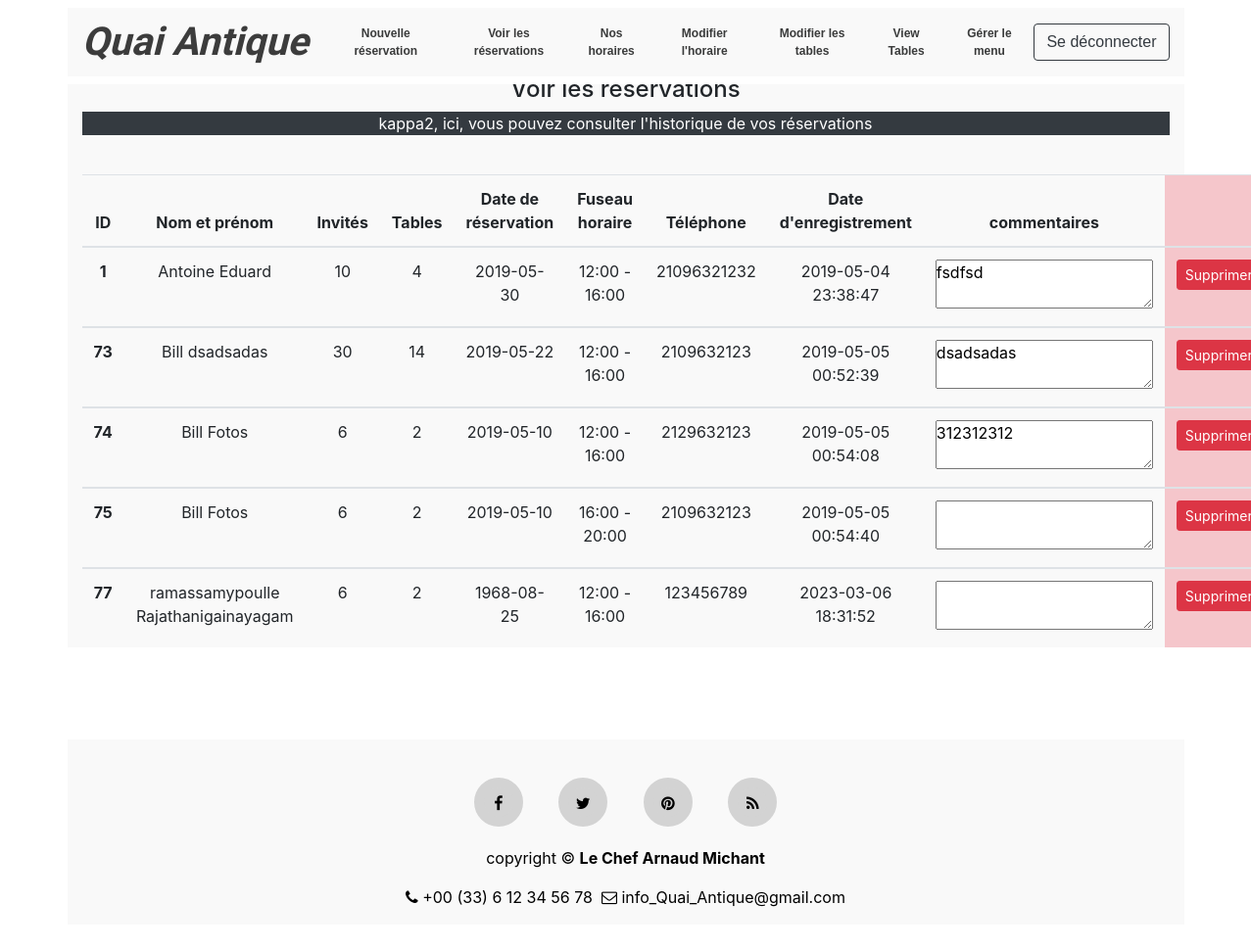
The page /view_reservations.php (signed in) on the database as committed earlier.
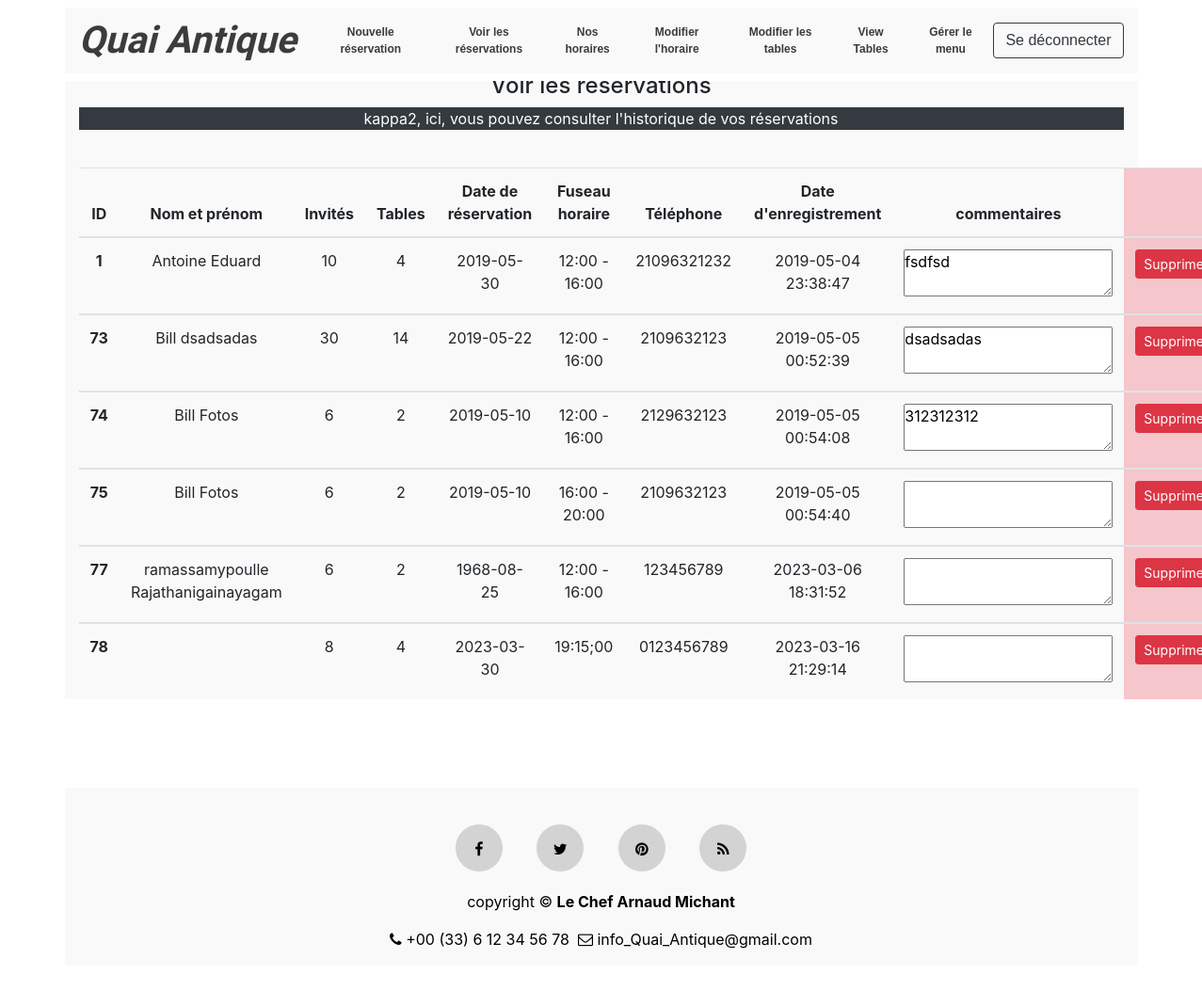
The same page on the database as committed later.
### tables this page shows
CREATE TABLE `reservation` (
  `reserv_id` int(11) NOT NULL,
  `f_name` text NOT NULL,
  `l_name` text NOT NULL,
  `num_guests` int(11) NOT NULL,
  `num_tables` int(11) NOT NULL,
  `rdate` date NOT NULL,
  `time_zone` text NOT NULL,
  `telephone` text NOT NULL,
  `comment` mediumtext NOT NULL,
  `reg_date` timestamp NOT NULL DEFAULT current_timestamp(),
  `user_fk` int(11) NOT NULL,
  `res_time_slot_id` int(11) NOT NULL
);

### includes/view.reservation.inc.php (the view, shortened to what this page needs)
<?php
if(isset($_SESSION['user_id'])){
    require 'includes/dbh.inc.php';
    $user = $_SESSION['user_id'];
    $role = $_SESSION['role'];
    if($role==1){
    $sql = "SELECT * FROM reservation WHERE user_fk = $user";
    $result = $conn->query($sql);
    if ($result->num_rows > 0) {
        echo
        '<table class="table table-hover table-responsive-sm text-center">
                <thead>
                    <tr>
                        <th scope="col">Nom et prénom</th>
                        <th scope="col">Invités</th>
                        <th scope="col">Date de réservation</th>
                        <th scope="col">Fuseau horaire</th>
                        <th scope="col">Téléphone</th>
                        <th scope="col">Date d\'enregistrement</th>
                        <th scope="col">commentaires</th>
                        <th class="table-danger" scope="col"></th>
                    </tr>
                </thead>';
            while($row = $result->fetch_assoc()) {
                echo
                "<tbody>
                    <tr>
                        <form action='includes/delete.php' method='POST'>
                            <input name='reserv_id' type='hidden' value=".$row["reserv_id"].">
                            <th scope='row'>".$row["f_name"]." ".$row["l_name"]."</th>
                            <td>".$row["num_guests"]."</td>
                            <td>".$row["rdate"]."</td>
                            <td>".$row["time_zone"]."</td>
                            <td>".$row["telephone"]."</td>
                            <td>".$row["reg_date"]."</td>
                            <td><textarea readonly>".$row["comment"]."</textarea></td>
                            <td class='table-danger'><button type='submit' name='delete-submit' class='btn btn-danger btn-sm'>Annuler</button></td>
                        </form>
                    </tr>
                </tbody>";
            }
        echo "</table>";
    }
    else {    echo "<p class='text-white text-center bg-danger'>Your reservation list is empty!<p>"; }
    }
    else if($role==2){
    $sql = "SELECT * FROM reservation";
    $result = $conn->query($sql);
    if ($result->num_rows > 0) {
        echo'
            <table class="table table-hover table-responsive-sm text-center">
                <thead>
                    <tr>
                        <th scope="col">ID</th>
                        <th scope="col">Nom et prénom</th>
                        <th scope="col">Invités</th>
                        <th scope="col">Tables</th>
                        <th scope="col">Date de réservation</th>
                        <th scope="col">Fuseau horaire</th>
                        <th scope="col">Téléphone</th>
                        <th scope="col">Date d\'enregistrement</th>
                        <th scope="col">commentaires</th>
                        <th class="table-danger" scope="col"></th>
                    </tr>
                </thead> ';
        while($row = $result->fetch_assoc()) {
        echo"
        <tbody>
            <tr>
                <form action='includes/delete.php' method='POST'>
                    <input name='reserv_id' type='hidden' value=".$row["reserv_id"].">
                    <th scope='row'>".$row["reserv_id"]."</th>
                    <td>".$row["f_name"]." ".$row["l_name"]."</td>
                    <td>".$row["num_guests"]."</td>
                    <td>".$row["num_tables"]."</td>
                    <td>".$row["rdate"]."</td>
                    <td>".$row["time_zone"]."</td>
                    <td>".$row["telephone"]."</td>
                    <td>".$row["reg_date"]."</td>
                    <td><textarea readonly>".$row["comment"]."</textarea></td>
                    <td class='table-danger'><button type='submit' name='delete-submit' class='btn btn-danger btn-sm'>Supprimer</button></td>
                </form>
            </tr>
        </tbody>";
        }
        echo "</table>";
    }
    else {
        echo "<p class='text-white text-center bg-danger'>Votre liste de réservation est vide !<p>"; }
    }
}

### header.php (shortened to what this page needs)
<!DOCTYPE html>
<html lang="en">
    <head>
        <link href="css/style.css" rel="stylesheet" type="text/css">
        <link href="css/font-awesome.css" rel="stylesheet">
        <link href="css/style.css" rel="stylesheet" type="text/css">
        <link rel="stylesheet" href="https://stackpath.bootstrapcdn.com/bootstrap/4.1.0/css/bootstrap.min.css">
        <link rel="stylesheet" href="https://cdnjs.cloudflare.com/ajax/libs/font-awesome/4.7.0/css/font-awesome.min.css">
	</head>
    <body>
        <nav class="navbar navbar-expand-md navbar-light fixed-top">
            <div class="container">
                <a class="navbar-brand" href="index.php">
                    <strong><em>Quai Antique</em></strong>
                </a>
                <div class="collapse navbar-collapse" id="navi">
                    <ul class="navbar-nav mr-auto">
                        <?php
                        if(isset($_SESSION['user_id'])) {
                            echo'
                            <li class="nav-item">
                                <a class="nav-link" href="reservation.php" >Nouvelle réservation</a>
                            </li>
                            <li class="nav-item">
                                <a class="nav-link" href="view_reservations.php" >Voir les réservations</a>
                            </li>
                            <li class="nav-item">
                                <a class="nav-link" href="index.php#footer">Nos horaires</a>
                            </li>'  ;
                            if($_SESSION['role']==2) {
                                echo'
                                <li class="nav-item">
                                    <a class="nav-link" href="schedule.php" >Modifier l\'horaire</a>
                                </li>
                                <li class="nav-item">
                                    <a class="nav-link" href="tables.php" >Modifier les tables</a>
                                </li>
                                <li class="nav-item">
                                    <a class="nav-link" href="view_tables.php" >View Tables</a>
                                </li>
                                <li class="nav-item">
                                    <a class="nav-link" href="view_menu.php" >Gérer le menu</a>
                                </li>' ;
                            }
                        }    ?>
                    </ul>
                    <?php
                    if(isset($_SESSION['user_id'])){
                        echo '
                        <form class="navbar-form navbar-right" action="includes/logout.inc.php" method="post">
                            <button type="submit" name="logout-submit" class="btn btn-outline-dark">Se déconnecter</button>
                        </form>' ;
                    }  ?>
                </div>
            </div>
        </nav>

### view_reservations.php (shortened to what this page needs)
<?php
require "header.php";
?>
<br><br>
<div class="container">
    <h4 class="text-center"><br>Voir les réservations<br></h4>
    <?php
    if(isset($_SESSION['user_id'])){
        echo '<p class="text-white bg-dark text-center">'. $_SESSION['username'] .', ici, vous pouvez consulter l\'historique de vos réservations</p><br>';
        require 'includes/view.reservation.inc.php';
    }
    else {
        echo '	<p class="text-center text-danger"><br>Vous n\'êtes pas connecté!<br></p>
        <p class="text-center">Pour faire une réservation, vous devez créer un compte!<br><br><p>';
    }
    ?>
</div>
<br><br>
<?php
require "footer.php";
?>

### footer.php (shortened to what this page needs)
    <footer class="footer" id="footer">
      <div class="container"><br>
          <div class="row">
              <div class="col-sm-12 text-center">
                  <div class="social-icon">
                      <a href="index.php"><i class="fa fa-facebook"></i></a>
                      <a href="index.php"><i class="fa fa-twitter"></i></a>
                      <a href="index.php"><i class="fa fa-pinterest"></i></a>
                      <a href="index.php"><i class="fa fa-rss"></i></a>
                  </div>
                  <div class="copyright">
                      <p class="white"> copyright &copy; <b>Le Chef Arnaud Michant</b></p>
                      <p><i class="fa fa-phone"></i> +00 (33) 6 12 34 56 78 &nbsp;<i class="fa fa-envelope-o"></i> info_Quai_Antique@gmail.com</p>
                  </div>
              </div>
          </div>
      </div>
    </footer>
  </body>
</html>

### css/style.css (style rules this page uses)
* { margin:0; padding:0; }
body { overflow-y: scroll; overflow-x: hidden; }
.container { background: #f9f9f9; }
.navbar { background-color:white; }
.navbar .container .navbar-brand { font-family: 'Petit Formal Script', cursive; font-size: 40px; font-weight: bold; color: #3c3c3c; }
.navbar .container .navbar-form, .navbar .container .collapse, .navbar .container .authentification #signup, .navbar .container .authentification #signin { font-family: 'Hind Madurai', sans-serif; font-size: 12px; font-weight: bold; color: #3c3c3c; text-align: center; }
.navbar .navbar-nav .nav-item a { color:#3A3B3B; }
h4 { font-family: 'Lora', serif; font-size: 35px; color: #3c3c3c; }
.row { margin: 15px; }
.nav-link { cursor:pointer; }
.footer { padding-top:30px; padding-bottom:30px; color:black; }
.social-icon a { margin:0 16px 20px 16px; display:inline-block; }
.social-icon .fa { color:black; width:50px; height:50px; border-radius:50%; background:lightgray; line-height: 2; transition: .3s; border:10px solid lightgray; }

Rows that differ between the two databases and show on the page:
added reservation: reserv_id "78", num_guests "8", num_tables "4", rdate "2023-03-30", time_zone "19:15;00", telephone "0123456789", reg_date "2023-03-16 21:29:14"
